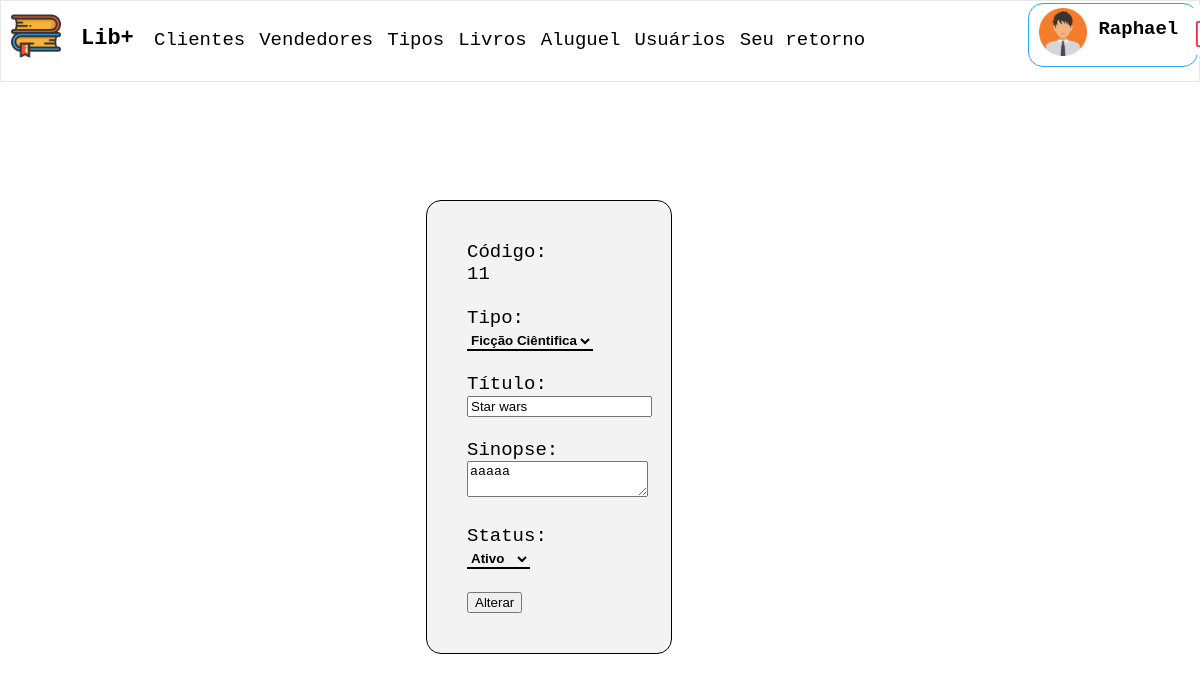
Page /alterar_livros.php?id=11 (signed in) on the committed database.
### tables this page shows
CREATE TABLE `livro` (
  `id` int(11) NOT NULL,
  `id_tipo` int(11) NOT NULL,
  `titulo` varchar(100) NOT NULL,
  `capa` varchar(200) NOT NULL,
  `sinopse` text NOT NULL,
  `status` char(1) NOT NULL
);

CREATE TABLE `tipo` (
  `id` int(11) NOT NULL,
  `genero` varchar(50) NOT NULL
);

### alterar_livros.php (the view, shortened to what this page needs)
<?php
	include('validar.php');
	$id = $_GET['id'];
	$sql = "SELECT * FROM livro WHERE id = {$id}";
	$query = mysqli_query($conexao, $sql);
	$item = mysqli_fetch_array($query, MYSQLI_ASSOC);
?>
<!DOCTYPE html>
<html lang="pt=br">
	<head>
	</head>
	<body>
		<?php include('menu.php'); ?>
		<form class="cadastro" action="alterar_livros_db.php" method="post">
			<label>Código:</label><br>
			<?php echo $id; ?><br><br>
			<label for="id_tipo">Tipo:</label><br>
			<select name="id_tipo" id="id_tipo">
				<?php
					$sql = 'SELECT id, genero FROM tipo';
					$query = mysqli_query($conexao, $sql);
					while ($subitem = mysqli_fetch_array($query, MYSQLI_ASSOC)) {
				?>
				<option value="<?php echo $subitem['id']; ?>"<?php if ($item['id_tipo'] == $subitem['id']) { ?> selected="selected"<?php } ?>><?php echo "{$subitem['genero']}" ?></option>
				<?php
					}
				?>
			</select><br><br>
			<label for="titulo">Título:</label><br>
			<input type="text" name="titulo" id="titulo" maxlength="100" value="<?php echo $item['titulo']; ?>"><br><br>
			<label for="sinopse">Sinopse:</label><br>
			<textarea name="sinopse" id="sinopse"><?php echo $item['sinopse']; ?></textarea><br><br>
			<label for="status">Status:</label><br>
			<select name="status" id="status">
				<option value="A"<?php if ($item['status'] == 'A') { ?> selected="selected"<?php } ?>>Ativo</option>
			</select><br><br>
			<button type="submit">Alterar</button>
		</form>
	</body>
</html>

### css/style.css (style rules this page uses)
body { background: white; font-family: 'Calibri', monospace; font-style: normal; font-size: 19px; margin: 0px; }
label { font-weight: normal; }
.cadastro { background-color: #f3f3f3; position: absolute; width: 17%; top: 50%; left: 48%; margin: -200px 0px 0px -150px; padding-left: 40px; padding-top: 40px; padding-bottom: 40px; border-radius: 15px; border: 1px solid black; }
select { background-color: #f3f3f3; border: 0px; border-bottom: 2px solid black; font-weight: bold; }

### rows in the picture
livro: id_tipo "Ficção Ciêntifica", titulo "Star wars", sinopse "aaaaa", status "Ativo"

### other values in the picture
$_SESSION['usuario']['nome'] "Raphael"
$id "11"
